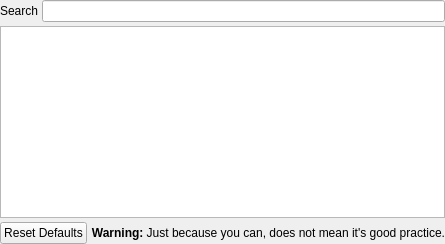
            <widget class="QWidget" name="colourTab">
             <attribute name="title">
              <string>Events</string>
             </attribute>
             <layout class="QVBoxLayout" name="verticalLayout_3">
              <property name="spacing">
               <number>4</number>
              </property>
              <property name="leftMargin">
               <number>0</number>
              </property>
              <property name="topMargin">
               <number>0</number>
              </property>
              <property name="rightMargin">
               <number>0</number>
              </property>
              <property name="bottomMargin">
               <number>0</number>
              </property>
              <item>
               <layout class="QHBoxLayout" name="horizontalLayout_19">
                <item>
                 <widget class="QLabel" name="label_6">
                  <property name="text">
                   <string>Search</string>
                  </property>
                 </widget>
                </item>
                <item>
                 <widget class="QLineEdit" name="channelSearch"/>
                </item>
               </layout>
              </item>
              <item>
               <widget class="QTreeView" name="chanView">
                <property name="sizePolicy">
                 <sizepolicy hsizetype="Expanding" vsizetype="Expanding">
                  <horstretch>0</horstretch>
                  <verstretch>0</verstretch>
                 </sizepolicy>
                </property>
               </widget>
              </item>
              <item>
               <layout class="QHBoxLayout" name="horizontalLayout_20">
                <item>
                 <widget class="QPushButton" name="resetChannelDefaults">
                  <property name="sizePolicy">
                   <sizepolicy hsizetype="Minimum" vsizetype="Minimum">
                    <horstretch>0</horstretch>
                    <verstretch>0</verstretch>
                   </sizepolicy>
                  </property>
                  <property name="text">
                   <string>Reset Defaults</string>
                  </property>
                 </widget>
                </item>
                <item>
                 <widget class="QLabel" name="eventsWarningLabel">
                  <property name="sizePolicy">
                   <sizepolicy hsizetype="Expanding" vsizetype="Preferred">
                    <horstretch>0</horstretch>
                    <verstretch>0</verstretch>
                   </sizepolicy>
                  </property>
                  <property name="text">
                   <string>&lt;html&gt;&lt;head/&gt;&lt;body&gt;&lt;p&gt;&lt;span style=&quot; font-weight:600;&quot;&gt;Warning: &lt;/span&gt;Just because you can, does not mean it's good practice.&lt;/p&gt;&lt;/body&gt;&lt;/html&gt;</string>
                  </property>
                  <property name="alignment">
                   <set>Qt::AlignRight|Qt::AlignTrailing|Qt::AlignVCenter</set>
                  </property>
                 </widget>
                </item>
               </layout>
              </item>
             </layout>
            </widget>
